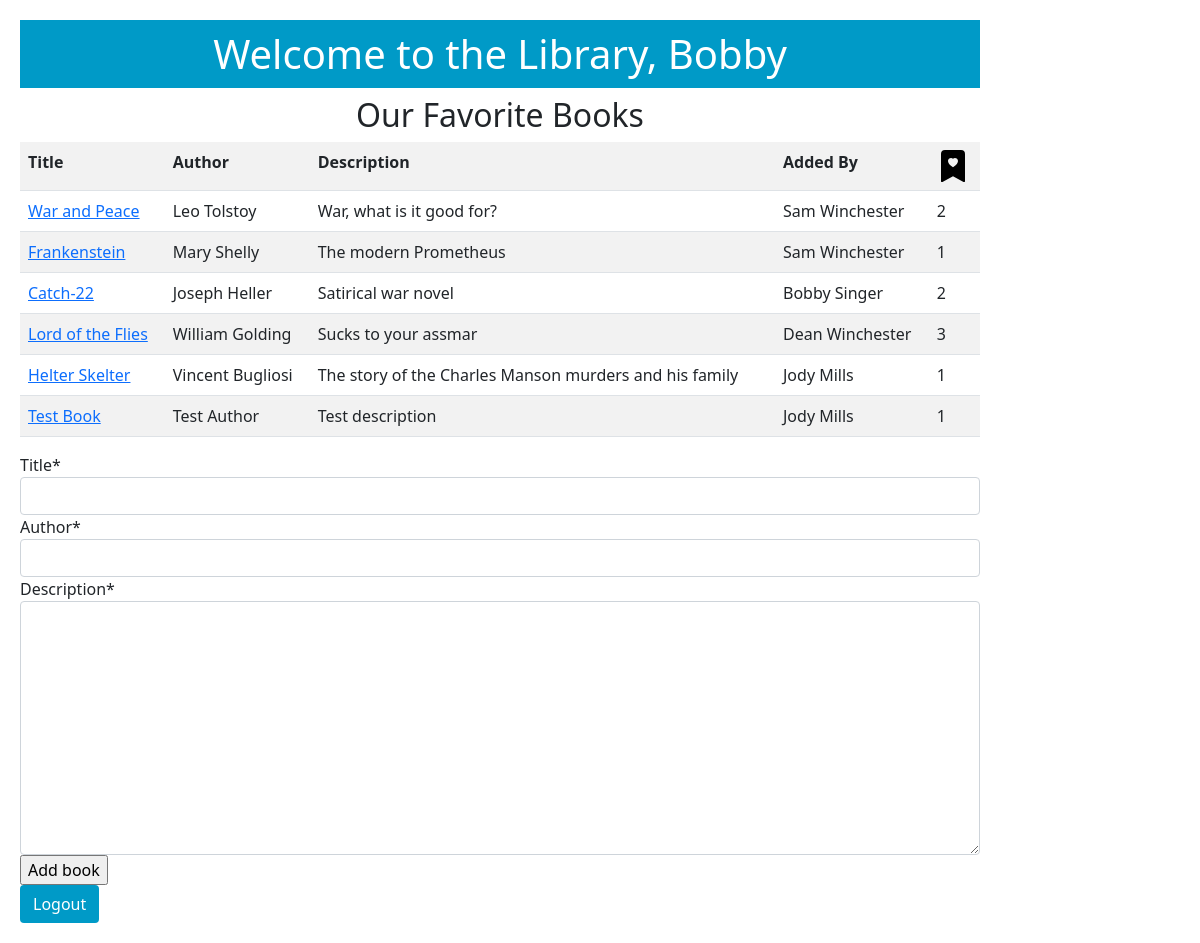
/home (signed in), run on the app's committed database.
### fav/models.py (models this page shows)
class User(models.Model):
    first_name = models.TextField(max_length=255)
    last_name = models.TextField(max_length=255)
    email = models.EmailField(max_length=255)
    password = models.CharField(max_length=255)
    created_at = models.DateTimeField(auto_now_add=True)
    updated_at = models.DateTimeField(auto_now=True)
    objects = UserManager()

class Book(models.Model):
    title = models.CharField(max_length=255)
    author = models.CharField(null=True, max_length=255)
    description = models.CharField(max_length=255)
    created_at = models.DateTimeField(auto_now_add=True)
    updated_at = models.DateTimeField(auto_now=True)
    uploaded_by = models.ForeignKey(User, related_name="books_uploaded", on_delete=models.CASCADE)
    users_who_like = models.ManyToManyField(User, related_name="liked_books")
    objects = BookManager()

### fav/views.py (the view)
# urls.py: path('home', views.home),
def home(request):
    if 'user_id' in request.session:
        form = BookForm()
        context = {
            "user" : User.objects.get(id=request.session['user_id']),
            "bookform" : form,
            'book': Book.objects.all(),
        }
        return render(request, "home.html", context)
    return redirect('/')

### fav/forms.py
class BookForm(forms.Form):
    title = forms.CharField(max_length=255)
    author = forms.CharField(max_length=255)
    description = forms.CharField(widget = forms.Textarea, max_length=255)

### fav/templates/home.html (shortened to what this page needs)
{% load crispy_forms_tags %}
<!DOCTYPE html>
<html lang='en'>
    <head>
        {% load static %}
        <link href="https://cdn.jsdelivr.net/npm/bootstrap@5.0.0/dist/css/bootstrap.min.css" rel="stylesheet">
        <link rel="stylesheet" href="{% static 'css/style.css' %}">
    </head>
    <body>
        <div id="wrapper">
            <h1>Welcome to the Library, {{user.first_name}}</h1>
            <div>
                <div id="header">
                    <h2>Our Favorite Books</h2>
                </div>
                <div id="library">
                    <table class="table table-striped">
                        <tr>
                            <th scope="col">Title</th>
                            <th scope="col">Author</th>
                            <th scope="col">Description</th>
                            <th scope="col">Added By</th>
                            <th scope="col"><img src="{% static 'img/bookmark-heart-fill.svg' %}" alt="bootstrap" width="32" height="32"></th>
                        </tr>
                        {% for book in book %}
                        <tr>
                            <td><a href="/home/{{book.id}}">{{book.title}}</a></td>
                            <td>{{book.author}}</td>
                            <td>{{book.description}}</td>
                            <td>{{book.uploaded_by.first_name}} {{book.uploaded_by.last_name}}</td>
                            <td>{{book.users_who_like.count}}</td>
                        </tr>
                        {% endfor %}
                    </table>
                </div>
            </div>
                <div>
                    <form action="/addbook" method="post">
                        {{bookform|crispy}}
                        <input type="submit" value="Add book">
                    </form>
                </div>
            <div>
                <a href="/logout"><button class="btn">Logout</button></a>
            </div>
        </div>
    </body>
</html>

### fav/static/css/style.css (style rules this page uses)
h1 { background-color: #009ac7; padding: 10px; color: white; text-align: center; }
h2 { text-align: center; align-self: center; }
#wrapper { width: 1000px; padding: 20px; }
.btn { background-color: #009ac7; color: white; }

### data on the page
User: first_name "Bobby"
Book: title "War and Peace", author "Leo Tolstoy", description "War, what is it good for?", uploaded_by.first_name "Sam", uploaded_by.last_name "Winchester", users_who_like.count "2"
Book: title "Frankenstein", author "Mary Shelly", description "The modern Prometheus", uploaded_by.first_name "Sam", uploaded_by.last_name "Winchester", users_who_like.count "1"
Book: title "Catch-22", author "Joseph Heller", description "Satirical war novel", uploaded_by.first_name "Bobby", uploaded_by.last_name "Singer", users_who_like.count "2"
Book: title "Lord of the Flies", author "William Golding", description "Sucks to your assmar", uploaded_by.first_name "Dean", uploaded_by.last_name "Winchester", users_who_like.count "3"
Book: title "Helter Skelter", author "Vincent Bugliosi", description "The story of the Charles Manson murders and his family", uploaded_by.first_name "Jody", uploaded_by.last_name "Mills", users_who_like.count "1"
Book: title "Test Book", author "Test Author", description "Test description", uploaded_by.first_name "Jody", uploaded_by.last_name "Mills", users_who_like.count "1"
